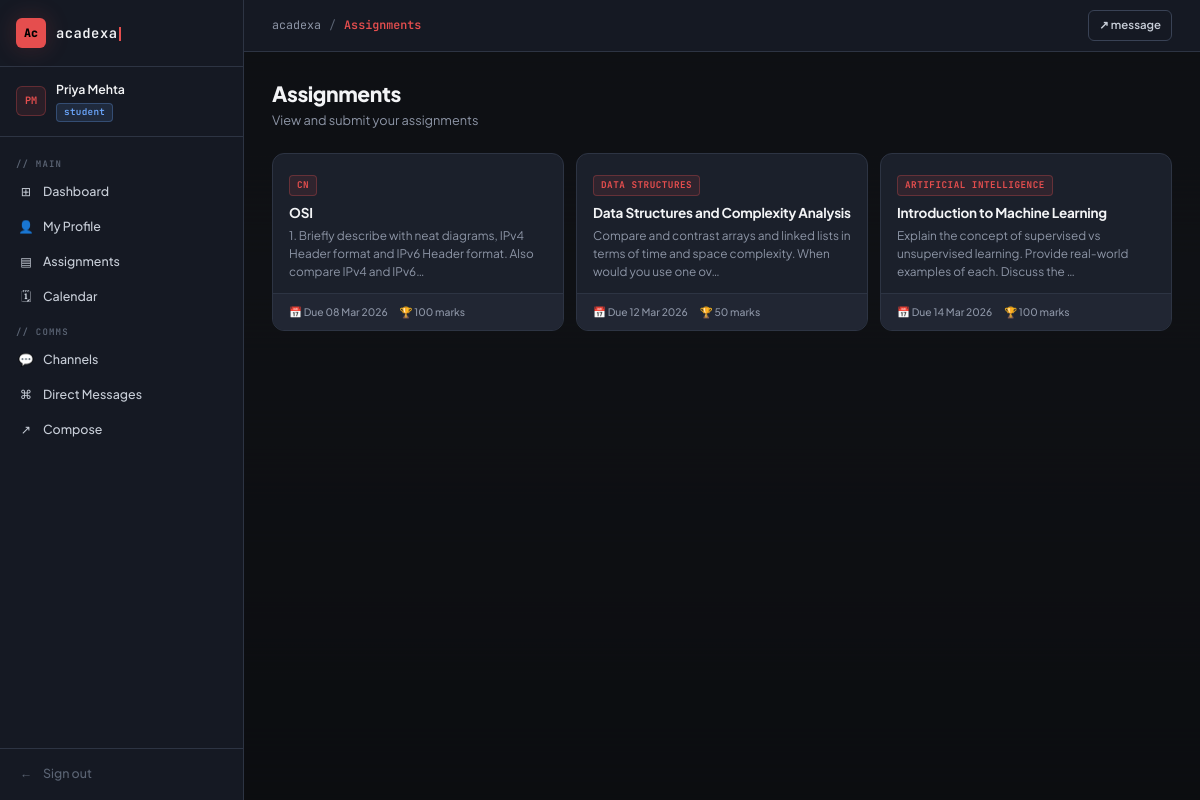
The page /assignments/ (signed in) on the database as committed earlier.
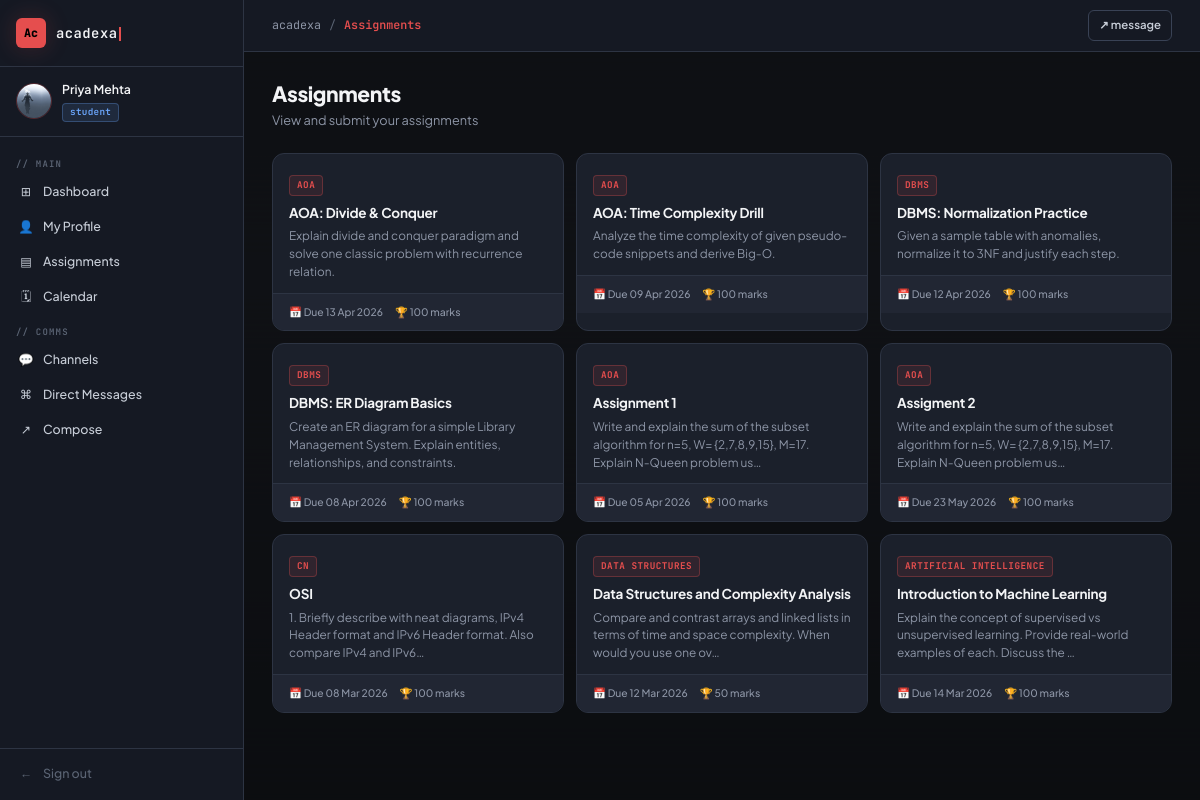
The same page on the database as committed later.
### apps/accounts/models.py (models this page shows, shortened)
class User(AbstractUser):
    ROLE_CHOICES = [
        ('student', 'Student'),
        ('teacher', 'Teacher'),
    ]
    role = models.CharField(max_length=10, choices=ROLE_CHOICES, default='student')
    department = models.CharField(max_length=100, blank=True)
    profile_pic = models.ImageField(upload_to='profiles/', blank=True, null=True)
    bio = models.TextField(blank=True)
    def is_teacher(self):
        return self.role == 'teacher'

### apps/assignments/models.py (models this page shows, shortened)
class Assignment(models.Model):
    teacher = models.ForeignKey(
        settings.AUTH_USER_MODEL,
        on_delete=models.CASCADE,
        related_name='assignments_created'
    )
    title = models.CharField(max_length=200)
    description = models.TextField()
    subject = models.CharField(max_length=100, blank=True)
    deadline = models.DateTimeField()
    max_marks = models.IntegerField(default=100)
    created_at = models.DateTimeField(auto_now_add=True)
    updated_at = models.DateTimeField(auto_now=True)
    class Meta:
        ordering = ['-created_at']

### apps/assignments/views.py (the view)
# urls.py: path('', views.assignment_list, name='assignment_list'),
@login_required
def assignment_list(request):
    if request.user.is_teacher():
        assignments = Assignment.objects.filter(teacher=request.user)
    else:
        assignments = Assignment.objects.all()
    return render(request, 'assignments/list.html', {'assignments': assignments})

### templates/assignments/list.html (shortened to what this page needs)
{% extends 'base/base.html' %}
{% block page_title %}Assignments{% endblock %}
{% block content %}
<div class="page-header">
  <div>
    <h1>Assignments</h1>
    <p>{% if user.is_teacher %}Manage your assignments and view submissions{% else %}View and submit your assignments{% endif %}</p>
  </div>
</div>
{% if assignments %}
<div class="assignment-grid">
  {% for a in assignments %}
  <a href="{% url 'assignment_detail' a.pk %}" class="assignment-card">
    <div class="assignment-card-top">
      {% if a.subject %}<span class="subject-tag">{{ a.subject }}</span>{% endif %}
      <h3>{{ a.title }}</h3>
      <p>{{ a.description|truncatechars:110 }}</p>
    </div>
    <div class="assignment-card-footer">
      <span class="meta-pill">📅 Due {{ a.deadline|date:"d M Y" }}</span>
      <span class="meta-pill">🏆 {{ a.max_marks }} marks</span>
    </div>
  </a>
  {% endfor %}
</div>
{% endif %}
{% endblock %}

### templates/base/base.html (shortened to what this page needs)
{% load static %}
<!DOCTYPE html>
<html lang="en">
<head>
  <link rel="stylesheet" href="{% static 'css/acadexa.css' %}?v=valorant2">
</head>
<body>
{% if user.is_authenticated %}
<div class="layout">
  <aside class="sidebar">
    <a href="{% url 'dashboard' %}" class="sidebar-logo">
      <div class="logo-icon">Ac</div>
      <span class="logo-text">acadexa<span class="logo-cursor"></span></span>
    </a>
    <div class="sidebar-user">
      {% if user.profile_pic %}
        <img src="{{ user.profile_pic.url }}" alt="Profile Pic" class="user-avatar" style="object-fit:cover; border-radius:50%; width:36px; height:36px; padding:0; background:transparent;">
      {% else %}
        <div class="user-avatar">{{ user.first_name|first|upper }}{{ user.last_name|first|upper }}</div>
      {% endif %}
      <div>
        <div class="user-name">{{ user.get_full_name|default:user.username }}</div>
        <span class="user-role {{ user.role }}">{{ user.role }}</span>
      </div>
    </div>
    <nav class="sidebar-nav">
      <div class="nav-section-label">// main</div>
      <a href="{% url 'dashboard' %}" class="nav-link {% if request.resolver_match.url_name == 'dashboard' %}active{% endif %}">
        <span class="nav-icon">⊞</span> Dashboard
      </a>
      <a href="{% url 'profile_edit' %}" class="nav-link {% if request.resolver_match.url_name == 'profile_edit' %}active{% endif %}">
        <span class="nav-icon">👤</span> My Profile
      </a>
      <a href="{% url 'assignment_list' %}" class="nav-link">
        <span class="nav-icon">▤</span> Assignments
      </a>
      <a href="{% url 'assignment_calendar' %}" class="nav-link {% if request.resolver_match.url_name == 'assignment_calendar' %}active{% endif %}">
        <span class="nav-icon">🗓</span> Calendar
      </a>
      <div class="nav-section-label">// comms</div>
      <a href="{% url 'channel_list' %}" class="nav-link {% if 'channel' in request.resolver_match.url_name %}active{% endif %}">
        <span class="nav-icon">💬</span> Channels
      </a>
      <a href="{% url 'inbox' %}" class="nav-link {% if request.resolver_match.url_name == 'inbox' %}active{% endif %}">
        <span class="nav-icon">⌘</span> Direct Messages
      </a>
      <a href="{% url 'send_message' %}" class="nav-link">
        <span class="nav-icon">↗</span> Compose
      </a>
    </nav>
    <div class="sidebar-footer">
      <a href="{% url 'logout' %}" class="nav-link" style="color: var(--text-4);">
        <span class="nav-icon">←</span> Sign out
      </a>
    </div>
  </aside>
  <div class="main-content">
    <header class="topbar">
      <div class="breadcrumb">
        <span>acadexa</span>
        <span class="sep">/</span>
        <span class="current">{% block page_title %}dashboard{% endblock %}</span>
      </div>
      <div class="topbar-actions">
        {% if user.is_teacher %}
          <a href="{% url 'assignment_create' %}" class="btn btn-primary btn-sm">+ new assignment</a>
        {% else %}
          <a href="{% url 'send_message' %}" class="btn btn-outline btn-sm">↗ message</a>
        {% endif %}
      </div>
    </header>
    <div class="page-body">
      {% block content %}{% endblock %}
    </div>
  </div>
</div>
{% else %}
  {% block auth_content %}{% endblock %}
{% endif %}
</body>
</html>

Rows that differ between the two databases and show on the page:
changed User "Priya Mehta": profile_pic: picture added; profile_pic empty → "profiles/pfp.jpg" (drawn); first_name|first "P" → (not shown); last_name|first "M" → (not shown)
added Assignment: subject "AOA", title "AOA: Divide & Conquer", description "Explain divide and conquer paradigm and solve one classic problem with recurrence relation.", deadline "13 Apr 2026", max_marks "100"
added Assignment: subject "AOA", title "AOA: Time Complexity Drill", description "Analyze the time complexity of given pseudo-code snippets and derive Big-O.", deadline "09 Apr 2026", max_marks "100"
added Assignment: subject "DBMS", title "DBMS: Normalization Practice", description "Given a sample table with anomalies, normalize it to 3NF and justify each step.", deadline "12 Apr 2026", max_marks "100"
added Assignment: subject "DBMS", title "DBMS: ER Diagram Basics", description "Create an ER diagram for a simple Library Management System. Explain entities, relationships, and constraints.", deadline "08 Apr 2026", max_marks "100"
added Assignment: subject "AOA", title "Assignment 1", description "Write and explain the sum of the subset algorithm for n=5, W= {2,7,8,9,15}, M=17. Explain N-Queen problem us…", deadline "05 Apr 2026", max_marks "100"
added Assignment: subject "AOA", title "Assigment 2", description "Write and explain the sum of the subset algorithm for n=5, W= {2,7,8,9,15}, M=17. Explain N-Queen problem us…", deadline "23 May 2026", max_marks "100"
